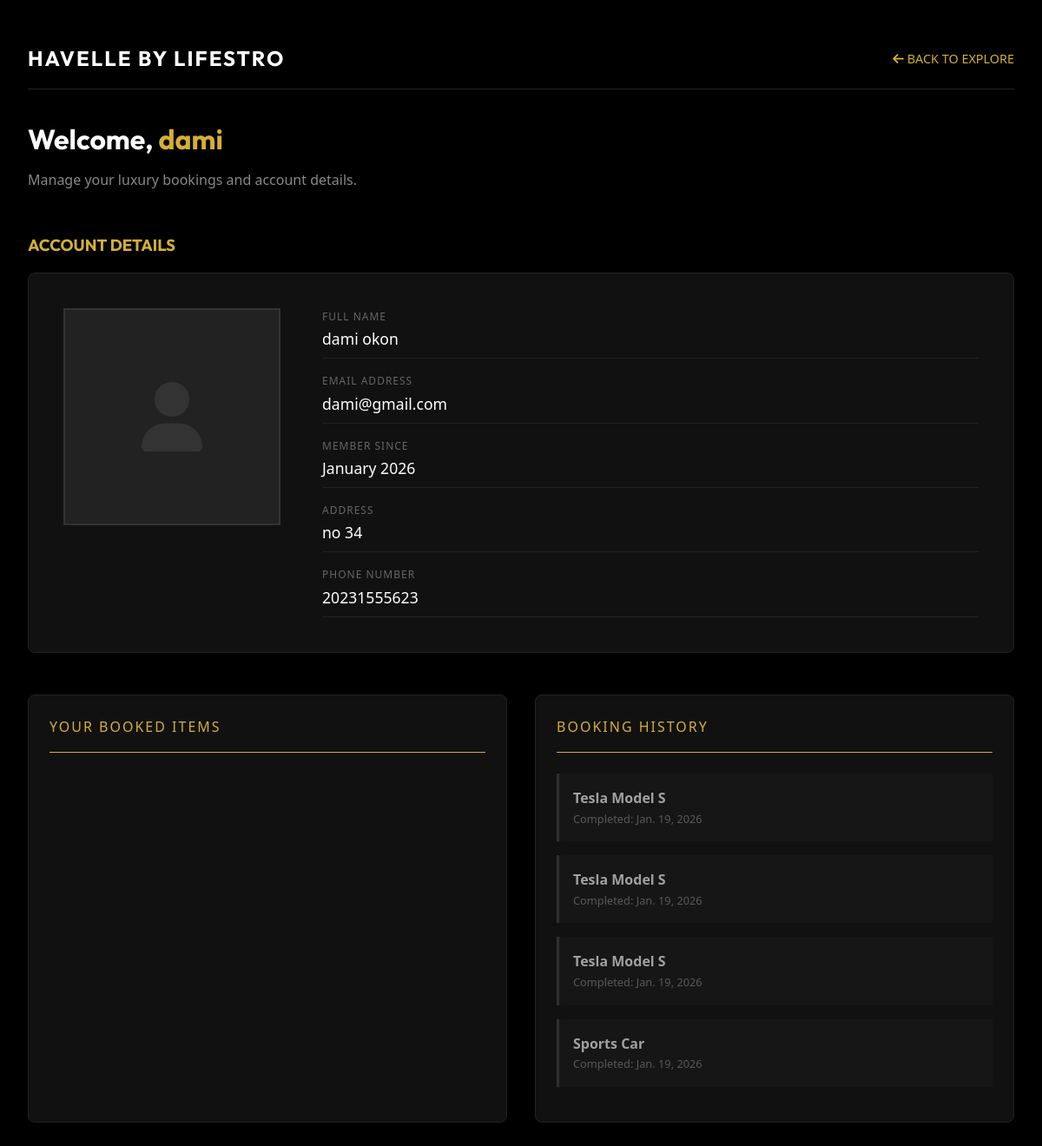
Screenshot of /profile/ (signed in) with the database file from the repository.
### landing/models.py (models this page shows, shortened)
class UserProfile(models.Model):
    user = models.OneToOneField(User, on_delete=models.CASCADE, related_name='profile')
    phone_number = models.CharField(max_length=20, blank=True)
    address = models.TextField(blank=True)
    date_of_birth = models.DateField(null=True, blank=True)
    face_photo = models.ImageField(upload_to='profiles/faces/', null=True, blank=True)

class Booking(models.Model):
    user = models.ForeignKey(User, on_delete=models.CASCADE)
    item = models.ForeignKey(RentalItem, on_delete=models.CASCADE)
    pickup_location = models.CharField(max_length=255, blank=True, null=True)
    destination = models.CharField(max_length=255, blank=True, null=True)
    DURATION_CHOICES = [
        ('airport', 'Airport Drop-off'),
        ('6h', '6 Hours'),
        ('12h', '12 Hours'),
        ('custom', 'Custom'),
    ]
    duration_type = models.CharField(max_length=20, choices=DURATION_CHOICES, default='airport')
    start_date = models.DateField()
    end_date = models.DateField()
    created_at = models.DateTimeField(auto_now_add=True)

class RentalItem(models.Model):
    category = models.ForeignKey(Category, on_delete=models.CASCADE, related_name='items')
    name = models.CharField(max_length=200)
    description = models.TextField()
    price_per_day = models.DecimalField(max_digits=10, decimal_places=2)
    rating = models.DecimalField(max_digits=3, decimal_places=1, default=5.0)
    image = models.ImageField(upload_to='rentals/')
    video_url = models.URLField(blank=True, null=True, help_text="Link to YouTube or Vimeo video")
    is_featured = models.BooleanField(default=False)

### landing/views.py (the view)
# urls.py: path('profile/', views.profile_view, name='profile'),
@login_required
def profile_view(request):
    profile_info, created = UserProfile.objects.get_or_create(user=request.user)
    user_bookings = Booking.objects.filter(user=request.user).order_by('-start_date')
    return render(request, 'landing/profile.html', {
        'bookings': user_bookings,
        'profile': profile_info,
        'today': timezone.now().date() # Add this line
    })

### landing/templates/landing/profile.html (shortened to what this page needs)
{% load static %}
<!DOCTYPE html>
<html lang="en">
<head>
    <link rel="stylesheet" href="{% static 'landing/css/style.css' %}">
    <link rel="stylesheet" href="https://cdnjs.cloudflare.com/ajax/libs/font-awesome/6.0.0/css/all.min.css">
</head>
<body>
    <div class="container">
        <nav class="profile-nav">
            <div class="logo">HAVELLE BY LIFESTRO</div>
            <a href="{% url 'index' %}" class="back-link"><i class="fas fa-arrow-left"></i> BACK TO EXPLORE</a>
        </nav>
        <section class="welcome-section">
            <h1>Welcome, <span class="gold-accent">{{ user.username }}</span></h1>
            <p>Manage your luxury bookings and account details.</p>
        </section>
        <h3 class="gold-accent" style="margin-bottom: 1rem;">ACCOUNT DETAILS</h3>
        <section class="account-layout">
            <div class="face-photo-container">
                {% if profile.face_photo %}
                <img src="{{ profile.face_photo.url }}" alt="Profile Photo">
                {% else %}
                <i class="fas fa-user fa-5x" style="color: #333;"></i>
                {% endif %}
            </div>
            <div class="details-list">
                <div class="detail-item">
                    <div class="detail-label">Full Name</div>
                    <div class="detail-value">{{ user.get_full_name|default:"Not Provided" }}</div>
                </div>
                <div class="detail-item">
                    <div class="detail-label">Email Address</div>
                    <div class="detail-value">{{ user.email }}</div>
                </div>
                <div class="detail-item">
                    <div class="detail-label">Member Since</div>
                    <div class="detail-value">{{ user.date_joined|date:"F Y" }}</div>
                </div>
                <div class="detail-item">
                    <div class="detail-label">Address</div>
                    <div class="detail-value">{{ profile.address|default:"Set your address" }}</div>
                </div>
                <div class="detail-item">
                    <div class="detail-label">Phone Number</div>
                    <div class="detail-value">{{ profile.phone_number|default:"Add phone number" }}</div>
                </div>
            </div>
        </section>
        <div class="booking-frames">
            <div class="frame">
                <div class="frame-header gold-accent">Your Booked Items</div>
            </div>
            <div class="frame">
                <div class="frame-header gold-accent">Booking History</div>
                {% for booking in bookings %}
                {% if booking.end_date < today %} <div class="booking-mini-card"
                    style="border-left-color: #444; opacity: 0.6;">
                    <div style="font-weight: bold;">{{ booking.item.name }}</div>
                    <div style="font-size: 0.8rem; color: #888;">Completed: {{ booking.end_date }}</div>
            </div>
            {% endif %}
            {% empty %}
            <p style="color: #444;">No past history.</p>
            {% endfor %}
        </div>
    </div>
    </div>
</body>
</html>

### landing/static/landing/css/style.css (style rules this page uses)
:root { --bg-color: #121212; --card-bg: #1e1e1e; --text-primary: #ffffff; --text-secondary: #b0b0b0; --accent-gold: #f4d03f; --accent-blue: #2196f3; --accent-blue-hover: #1976d2; --border-color: #333333; --input-bg: #2a2a2a; --transition-smooth: all 0.3s cubic-bezier(0.4, 0, 0.2, 1); }
* { margin: 0; padding: 0; box-sizing: border-box; }
body { background-color: var(--bg-color); color: var(--text-primary); font-family: 'Inter', sans-serif; line-height: 1.6; overflow-x: hidden; }
h1, h2, h3, .logo { font-family: 'Outfit', sans-serif; }
a { text-decoration: none; color: inherit; transition: var(--transition-smooth); }
.container { max-width: 1400px; margin: 0 auto; padding: 0 2rem; }
.logo { font-size: 1.5rem; font-weight: 700; letter-spacing: 2px; text-transform: uppercase; }

### landing/templates/landing/profile.html (style rules this page uses)
body { background: #000; color: #fff; font-family: 'Segoe UI', sans-serif; margin: 0; }
.container { max-width: 1200px; margin: 0 auto; padding: 2rem; }
.gold-accent { color: #d4af37; }
.profile-nav { padding: 1rem 0; border-bottom: 1px solid #222; margin-bottom: 2rem; display: flex; justify-content: space-between; align-items: center; }
.back-link { color: #d4af37; text-decoration: none; font-size: 0.9rem; }
.welcome-section { margin-bottom: 3rem; }
.welcome-section h1 { margin: 0; font-size: 2rem; }
.welcome-section p { color: #888; margin-top: 0.5rem; }
.account-layout { display: flex; gap: 3rem; background: #111; padding: 2.5rem; border: 1px solid #222; border-radius: 8px; margin-bottom: 3rem; }
.face-photo-container { width: 250px; height: 250px; background: #222; border: 2px solid #333; display: flex; align-items: center; justify-content: center; overflow: hidden; }
.details-list { flex: 1; display: flex; flex-direction: column; justify-content: center; gap: 1rem; }
.detail-item { border-bottom: 1px solid #222; padding-bottom: 0.5rem; }
.detail-label { color: #666; font-size: 0.75rem; text-transform: uppercase; letter-spacing: 1px; }
.detail-value { font-size: 1.1rem; margin-top: 2px; }
.booking-frames { display: grid; grid-template-columns: 1fr 1fr; gap: 2rem; }
.frame { background: #111; border: 1px solid #222; padding: 1.5rem; border-radius: 8px; min-height: 300px; }
.frame-header { border-bottom: 1px solid #d4af37; padding-bottom: 1rem; margin-bottom: 1.5rem; text-transform: uppercase; letter-spacing: 2px; font-size: 1rem; }
.booking-mini-card { background: #1a1a1a; padding: 1rem; margin-bottom: 1rem; border-left: 3px solid #d4af37; }

### rows the page displays
UserProfile: address "no 34", phone_number "20231555623"
Booking: item.name "Tesla Model S", end_date "Jan. 19, 2026"
Booking: item.name "Tesla Model S", end_date "Jan. 19, 2026"
Booking: item.name "Tesla Model S", end_date "Jan. 19, 2026"
Booking: item.name "Sports Car", end_date "Jan. 19, 2026"

### other values shown
{{ user.username }} "dami"
{{ user.get_full_name|default:"Not Provided" }} "dami okon"
{{ user.email }} "dami@gmail.com"
{{ user.date_joined|date:"F Y" }} "January 2026"
